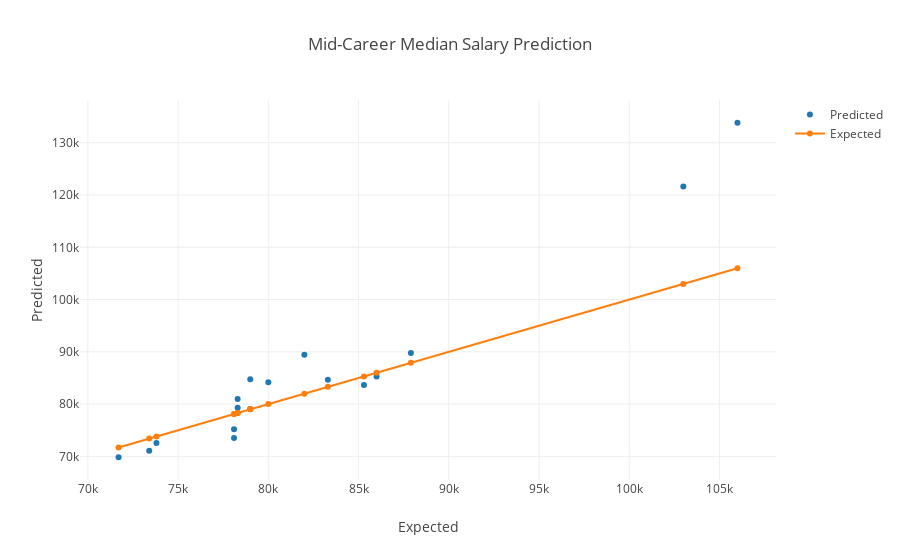

Notebook cell for this chart:
### Markdown cell above
We believe this high RMSE is due to our large salary units. It might be easier to understand our results by visualizing the predictions.

### Code cell
# Plot
rank_test_outcomes = rank_test_outcomes.sort_values(by=['Mid-Career Median Salary'])
trace_list = []
trace_list.append(go.Scatter(x=rank_test_outcomes['Mid-Career Median Salary'], y=rank_test_outcomes['Grid-search Prediction'], mode = 'markers', name='Predicted'))
trace_list.append(go.Scatter(x=rank_test_outcomes['Mid-Career Median Salary'], y=rank_test_outcomes['Mid-Career Median Salary'], name='Expected'))
layout = go.Layout(
    title='Mid-Career Median Salary Prediction',
    xaxis = dict(title = 'Expected'),
    yaxis = dict(title = 'Predicted')
)
fig = go.Figure(data=trace_list, layout=layout)
py.offline.iplot(fig)

### Figure 1 — Plotly figure (JSON) as saved in the notebook; plotly's stock layout.template omitted (floating-point values rounded to 4 significant figures)
{"data": [{"mode": "markers", "name": "Predicted", "type": "scatter", "uid": "659f9ec0-dcf1-4cb9-ba58-16dc6f4635bd", "x": [71700, 73400, 73800, 78100, 78100, 78300, 78300, 79000, 79000, 80000, 82000, 83300, 85300, 86000, 87900, 103000, 106000], "y": [69830.0, 71080.0, 72550.0, 75210.0, 73530.0, 79300.0, 80990.0, 79060.0, 84730.0, 84190.0, 89430.0, 84660.0, 83630.0, 85280.0, 89790.0, 121600.0, 133800.0]}, {"name": "Expected", "type": "scatter", "uid": "04f4fa3d-e8f7-4cd4-9338-78b89c516956", "x": [71700, 73400, 73800, 78100, 78100, 78300, 78300, 79000, 79000, 80000, 82000, 83300, 85300, 86000, 87900, 103000, 106000], "y": [71700, 73400, 73800, 78100, 78100, 78300, 78300, 79000, 79000, 80000, 82000, 83300, 85300, 86000, 87900, 103000, 106000]}], "layout": {"title": "Mid-Career Median Salary Prediction", "xaxis": {"title": "Expected"}, "yaxis": {"title": "Predicted"}}}
